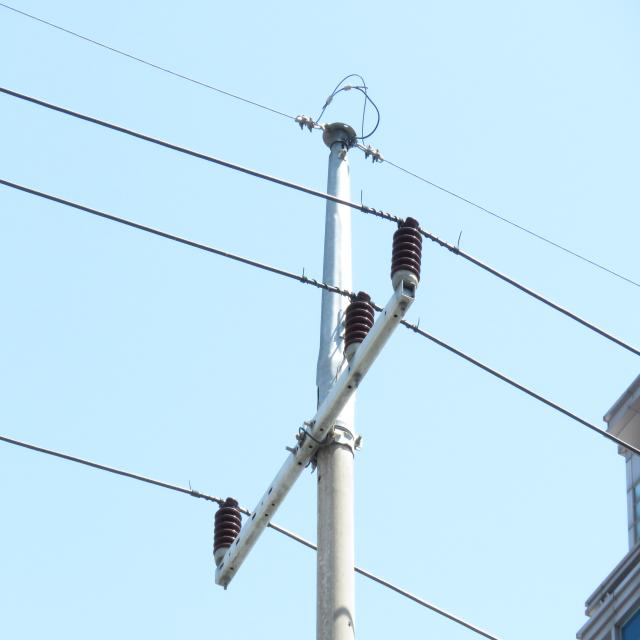
#> input picture Sift 알고리즘/Test.jpg, 640 x 640 px
$ python sift.py
#> lines starting #> are read from the running program, lines starting #| are printed output that depends on the picture
from __future__ import print_function
import cv2 as cv
import numpy as np

img1 = cv.imread('Test.jpg', cv.IMREAD_GRAYSCALE)
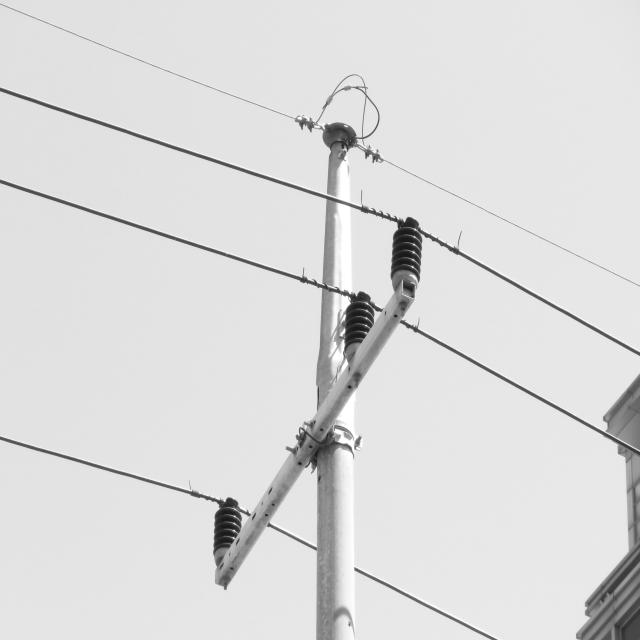
#> img1: shape (640, 640); min 14, max 255, mean 219.3
img2 = cv.imread('Test5.jpg', cv.IMREAD_GRAYSCALE)
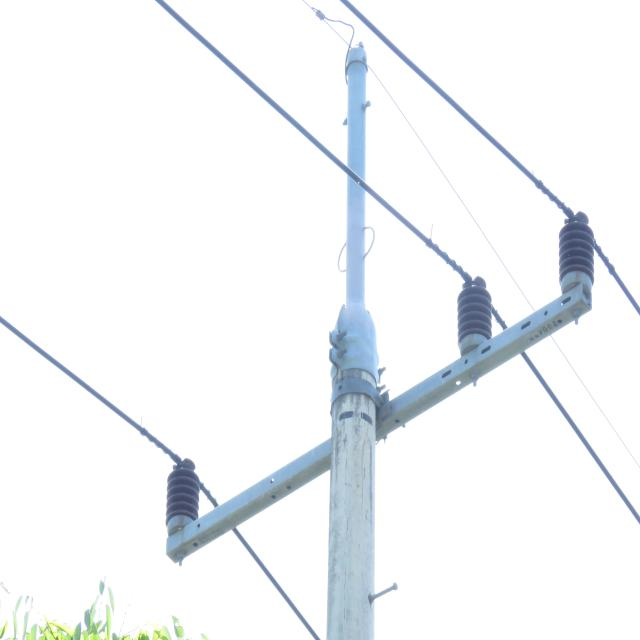
#> input picture Sift 알고리즘/Test5.jpg, 640 x 640 px
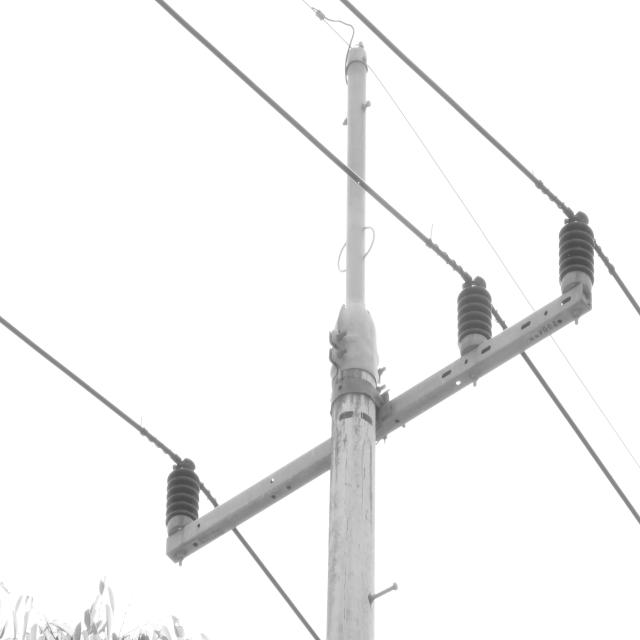
#> img2: shape (640, 640); min 72, max 255, mean 243.7
if img1 is None or img2 is None:
    print('Could not open or find the images!')
    exit(0)

#-- Step 1: Detect the keypoints using SIFT Detector, compute the descriptors
#> (the run stopped early here; a loop or call above may not have finished)
